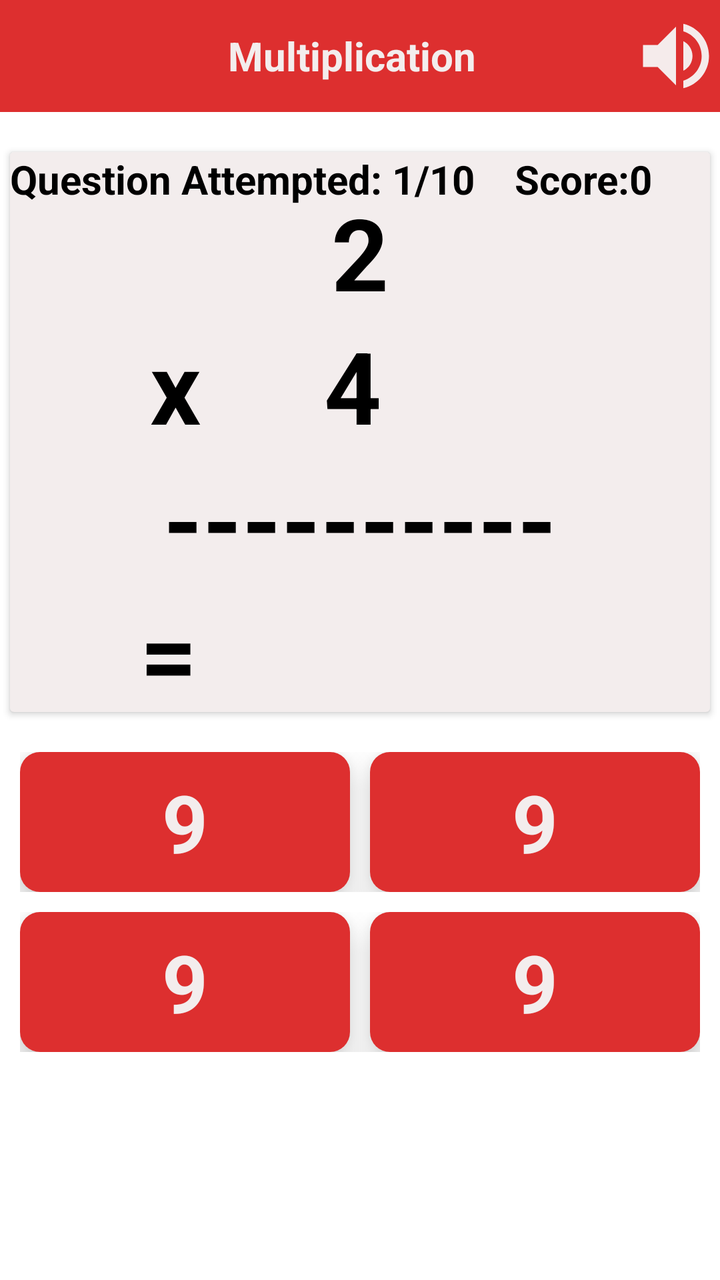
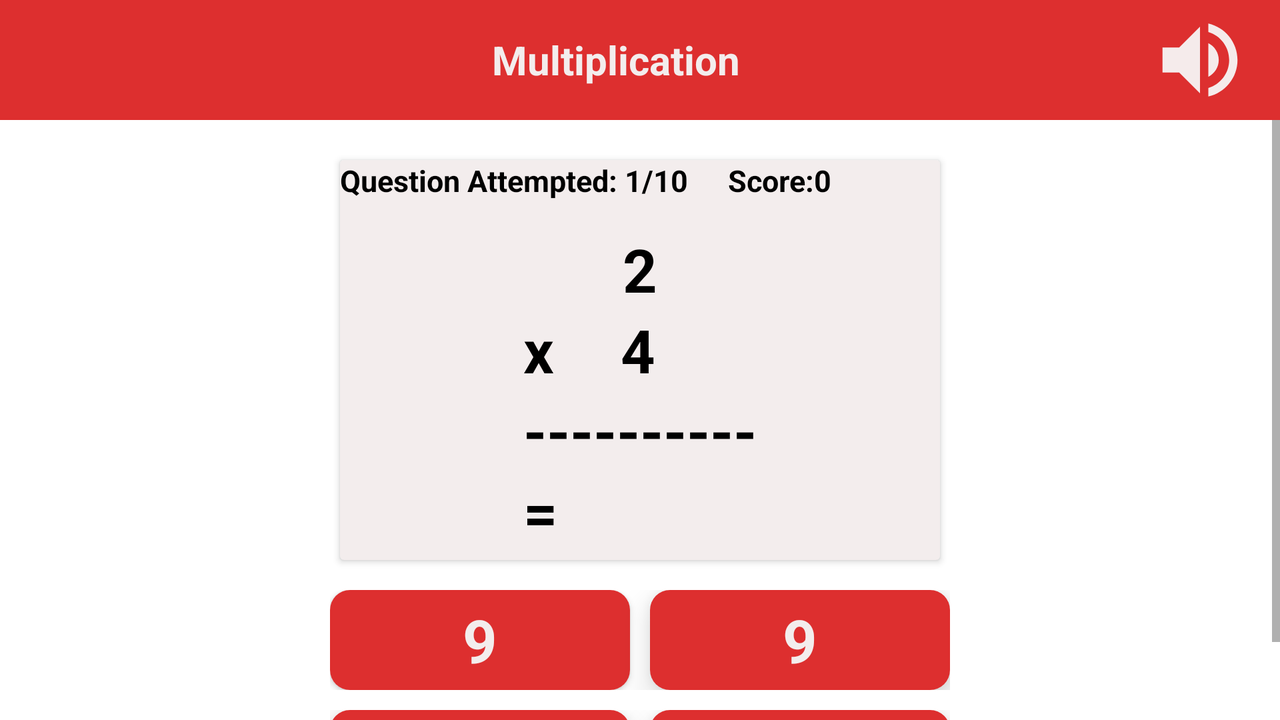

Compare how this app lays out the same screen by default and in its alternative resource folder. The renders come first, then the two layout files and the values they reference.
<!-- AndroidManifest.xml: application theme Theme.Newfreemathgames -->
<!-- res/layout/activity_multiplication.xml -->
<?xml version="1.0" encoding="utf-8"?>
<RelativeLayout xmlns:android="http://schemas.android.com/apk/res/android"
    xmlns:app="http://schemas.android.com/apk/res-auto"
    xmlns:tools="http://schemas.android.com/tools"
    android:layout_width="match_parent"
    android:layout_height="match_parent"
    tools:context=".Multiplication"
    >
    <androidx.appcompat.widget.Toolbar
        android:id="@+id/toolbaradd"
        android:layout_width="match_parent"
        android:layout_height="wrap_content"
        android:background="@color/colorPrimary"
        app:titleTextColor="@color/white">
        <LinearLayout
            android:layout_width="match_parent"
            android:layout_height="wrap_content"
            android:orientation="horizontal">

            <ImageView
                android:id="@+id/backimage"
                android:layout_width="40dp"
                android:layout_height="40dp"
                android:layout_gravity="center"
                android:src="@drawable/ic_baseline_arrow_back_24" />
            <TextView
                android:layout_width="160dp"
                android:layout_height="wrap_content"
                android:text="Multiplication"
                android:textColor="@color/white"
                android:textSize="20dp"
                android:gravity="center"
                android:layout_gravity="center"
                android:layout_marginLeft="40dp"
                android:textStyle="bold"
                />
            <ImageView
                android:id="@+id/music"
                android:layout_width="0dp"
                android:layout_height="50dp"
                android:layout_weight="1"
                android:src="@drawable/ic_baseline_volume_up_24"
                android:layout_marginLeft="60dp"
                android:layout_gravity="center"/>
        </LinearLayout>
    </androidx.appcompat.widget.Toolbar>
    <ScrollView
        android:layout_below="@+id/toolbaradd"
        android:layout_width="match_parent"
        android:layout_height="wrap_content">
    <LinearLayout
        android:layout_marginTop="10dp"
        android:layout_width="match_parent"
        android:layout_height="wrap_content"
        android:orientation="vertical">
    <androidx.cardview.widget.CardView
        android:layout_below="@+id/toolbaradd"
        android:id="@+id/card1"
        android:layout_width="350dp"
        android:layout_height="280dp"
        android:layout_centerHorizontal="true"
        android:layout_marginTop="10dp"
        android:layout_gravity="center"
        android:backgroundTint="@color/white">
        <LinearLayout
            android:layout_width="350dp"
            android:layout_height="wrap_content"
            android:orientation="horizontal">
            <TextView
                android:id="@+id/attemptedquestion"
                android:layout_width="wrap_content"
                android:layout_height="wrap_content"
                android:text="Question Attempted: 1/10"
                android:textSize="20dp"
                android:textColor="@color/black"
                android:textStyle="bold"
                />
            <TextView
                android:id="@+id/score"
                android:layout_width="wrap_content"
                android:layout_height="wrap_content"
                android:text="Score:0"
                android:textSize="20dp"
                android:textColor="@color/black"
                android:textStyle="bold"
                android:layout_marginLeft="20dp"
                />


        </LinearLayout>

        <LinearLayout
            android:layout_width="wrap_content"
            android:layout_height="wrap_content"
            android:layout_gravity="center"
            android:layout_marginTop="10dp"
            android:gravity="center"
            android:orientation="vertical">

            <TextView
                android:id="@+id/num1"
                android:layout_width="80dp"
                android:layout_height="wrap_content"
                android:text="2"
                android:textColor="@color/black"
                android:textSize="50dp"
                android:textStyle="bold"
                android:gravity="center"
                />

            <LinearLayout
                android:layout_width="350dp"
                android:layout_height="wrap_content"
                android:orientation="horizontal"
                android:layout_gravity="center">

                <TextView
                    android:id="@+id/symbol"
                    android:layout_width="0dp"
                    android:textColor="@color/black"
                    android:layout_height="wrap_content"
                    android:layout_marginLeft="70dp"
                    android:layout_weight="1"
                    android:text="x"
                    android:textSize="50dp"
                    android:textStyle="bold"
                    />

                <TextView
                    android:id="@+id/num2"
                    android:layout_width="0dp"
                    android:layout_height="wrap_content"
                    android:layout_marginLeft="-435dp"
                    android:layout_weight="1"
                    android:text="4"
                    android:textColor="@color/black"
                    android:textSize="50dp"
                    android:textStyle="bold"
                    android:gravity="center"/>
            </LinearLayout>

            <TextView
                android:id="@+id/sideline"
                android:layout_width="wrap_content"
                android:layout_height="wrap_content"
                android:text="----------"
                android:textSize="50dp"
                android:textColor="@color/black"
                android:textStyle="bold" />

            <LinearLayout
                android:layout_width="320dp"
                android:layout_height="wrap_content">

                <TextView
                    android:layout_width="0dp"
                    android:layout_height="wrap_content"
                    android:layout_marginLeft="50dp"
                    android:layout_weight="1"
                    android:text="="
                    android:textColor="@color/black"
                    android:textSize="50dp"
                    android:textStyle="bold" />

                <TextView
                    android:id="@+id/answer"
                    android:layout_width="0dp"
                    android:layout_height="wrap_content"
                    android:gravity="center"
                    android:layout_weight="1"
                    android:textColor="@color/black"
                    android:textSize="50dp"
                    android:textStyle="bold" />

                <ImageView
                    android:id="@+id/checkans"
                    android:layout_width="0dp"
                    android:layout_height="60dp"
                    android:textColor="@color/black"
                    android:layout_marginLeft="60dp"
                    android:layout_weight="1" />
            </LinearLayout>
        </LinearLayout>
    </androidx.cardview.widget.CardView>
    <LinearLayout
        android:layout_marginTop="20dp"
        android:layout_below="@+id/card1"
        android:layout_width="match_parent"
        android:layout_height="wrap_content"
        android:orientation="vertical">
        <LinearLayout
            android:paddingLeft="10dp"
            android:paddingRight="10dp"
            android:layout_width="match_parent"
            android:layout_height="wrap_content"
            android:layout_gravity="center">
            <androidx.cardview.widget.CardView
                android:layout_width="0dp"
                android:layout_height="70dp"
                android:layout_weight="1"
                app:cardElevation="10dp"
                app:cardCornerRadius="10dp">
                <TextView
                    android:id="@+id/option1"
                    android:layout_width="match_parent"
                    android:layout_height="70dp"
                    android:text="9"
                    android:background="@color/colorPrimary"
                    android:textColor="@color/white"
                    android:textSize="40dp"
                    android:textStyle="bold"
                    android:gravity="center"/>
            </androidx.cardview.widget.CardView>
            <androidx.cardview.widget.CardView
                android:layout_width="0dp"
                android:layout_height="70dp"
                android:layout_weight="1"
                app:cardElevation="10dp"
                app:cardCornerRadius="10dp"
                android:layout_marginLeft="10dp">
                <TextView
                    android:id="@+id/option2"
                    android:layout_width="match_parent"
                    android:layout_height="70dp"
                    android:text="9"
                    android:background="@color/colorPrimary"
                    android:textColor="@color/white"
                    android:textSize="40dp"
                    android:textStyle="bold"
                    android:gravity="center"/>
            </androidx.cardview.widget.CardView>
        </LinearLayout>
        <LinearLayout
            android:paddingLeft="10dp"
            android:paddingRight="10dp"
            android:layout_width="match_parent"
            android:layout_height="wrap_content"
            android:gravity="center"
            android:layout_marginTop="10dp">
            <androidx.cardview.widget.CardView
                android:layout_width="0dp"
                android:layout_height="70dp"
                android:layout_weight="1"
                app:cardElevation="10dp"
                app:cardCornerRadius="10dp">
                <TextView
                    android:id="@+id/option3"
                    android:layout_width="match_parent"
                    android:layout_height="70dp"
                    android:gravity="center"
                    android:text="9"
                    android:background="@color/colorPrimary"
                    android:textColor="@color/white"
                    android:textSize="40dp"
                    android:textStyle="bold"/>
            </androidx.cardview.widget.CardView>
            <androidx.cardview.widget.CardView
                android:layout_width="0dp"
                android:layout_height="70dp"
                android:layout_weight="1"
                app:cardElevation="10dp"
                app:cardCornerRadius="10dp"
                android:layout_marginLeft="10dp">
                <TextView
                    android:id="@+id/option4"
                    android:layout_width="match_parent"
                    android:layout_height="70dp"
                    android:text="9"
                    android:background="@color/colorPrimary"
                    android:textColor="@color/white"
                    android:textSize="40dp"
                    android:textStyle="bold"
                    android:gravity="center"/>
            </androidx.cardview.widget.CardView>

        </LinearLayout>
    </LinearLayout>
    </LinearLayout>
    </ScrollView>


    //....... facebook banner layout


    <LinearLayout
        android:id="@+id/fb_bannerlayout"
        android:layout_width="match_parent"
        android:layout_height="54dp"
        android:layout_alignParentBottom="true"
        android:layout_centerHorizontal="true"
        android:layout_marginStart="2dp"
        android:layout_marginTop="10dp"
        android:layout_marginEnd="2dp"
        android:layout_marginBottom="10dp"
        android:orientation="vertical"
        android:padding="3dp">

    </LinearLayout>



    
</RelativeLayout>
<!-- resources referenced by this layout -->
<resources>
  <color name="black">#FF000000</color>
  <color name="colorPrimary">#DD2F2F</color>
  <color name="white">#F3EDED</color>
  <!-- drawable ic_baseline_volume_up_24 (drawable) -->
  <vector android:height="24dp" android:tint="#F5EBEB"
      android:viewportHeight="24" android:viewportWidth="24"
      android:width="24dp" xmlns:android="http://schemas.android.com/apk/res/android">
      <path android:fillColor="@android:color/white" android:pathData="M3,9v6h4l5,5L12,4L7,9L3,9zM16.5,12c0,-1.77 -1.02,-3.29 -2.5,-4.03v8.05c1.48,-0.73 2.5,-2.25 2.5,-4.02zM14,3.23v2.06c2.89,0.86 5,3.54 5,6.71s-2.11,5.85 -5,6.71v2.06c4.01,-0.91 7,-4.49 7,-8.77s-2.99,-7.86 -7,-8.77z"/>
  </vector>
  <style name="Theme.Newfreemathgames" parent="Theme.MaterialComponents.DayNight">
          
          <item name="colorPrimary">@color/lightblue</item>
          <item name="android:textColor">@color/white</item>
          <item name="colorPrimaryVariant">@color/purple_700</item>
          <item name="colorOnPrimary">@color/white</item>
          
          <item name="colorSecondary">@color/teal_200</item>
          <item name="colorSecondaryVariant">@color/teal_700</item>
          <item name="colorOnSecondary">#FDF7F7</item>
          
          <item name="android:statusBarColor" tools:targetApi="l">?attr/colorPrimaryVariant</item>
          
      </style>
  <color name="lightblue">#26ade5</color>
  <color name="purple_700">#FF3700B3</color>
  <color name="teal_200">#FF03DAC5</color>
  <color name="teal_700">#FF018786</color>
</resources>
<!-- res/layout-land/activity_multiplication.xml (the repository's variant of the layout above) -->
<!-- drawn on the phone turned sideways -->
<?xml version="1.0" encoding="utf-8"?>
<RelativeLayout xmlns:android="http://schemas.android.com/apk/res/android"
    xmlns:app="http://schemas.android.com/apk/res-auto"
    xmlns:tools="http://schemas.android.com/tools"
    android:layout_width="match_parent"
    android:layout_height="match_parent"
    tools:context=".Multiplication"
    >
    <androidx.appcompat.widget.Toolbar
        android:id="@+id/toolbaradd"
        android:layout_width="match_parent"
        android:layout_height="wrap_content"
        android:background="@color/colorPrimary"
        app:titleTextColor="@color/white">
        <LinearLayout
            android:layout_width="match_parent"
            android:layout_height="wrap_content"
            android:orientation="horizontal">
            <ImageView
                android:id="@+id/backimage"
                android:layout_width="100dp"
                android:layout_height="60dp"
                android:src="@drawable/ic_baseline_arrow_back_24"
                android:padding="10dp"
                android:layout_gravity="center"/>
            <TextView
                android:layout_width="wrap_content"
                android:layout_height="wrap_content"
                android:text="Multiplication"
                android:layout_weight="1"
                android:textColor="@color/white"
                android:textSize="20dp"
                android:layout_gravity="center"
                android:gravity="center"
                android:textStyle="bold"
                />
            <ImageView
                android:id="@+id/music"
                android:layout_width="80dp"
                android:layout_height="50dp"
                android:src="@drawable/ic_baseline_volume_up_24"
                android:layout_marginLeft="60dp"
                android:layout_gravity="center"/>
        </LinearLayout>
    </androidx.appcompat.widget.Toolbar>
    <ScrollView
        android:layout_below="@+id/toolbaradd"
        android:layout_width="match_parent"
        android:layout_height="wrap_content">
        <LinearLayout
            android:layout_marginTop="10dp"
            android:layout_width="match_parent"
            android:layout_height="wrap_content"
            android:orientation="vertical">
            <androidx.cardview.widget.CardView
                android:layout_gravity="center"
                android:id="@+id/card1"
                android:layout_width="300dp"
                android:layout_height="200dp"
                android:layout_marginTop="10dp"
                android:backgroundTint="@color/white">
                <LinearLayout
                    android:layout_width="300dp"
                    android:layout_height="wrap_content"
                    android:orientation="horizontal">
                    <TextView
                        android:id="@+id/attemptedquestion"
                        android:layout_width="wrap_content"
                        android:layout_height="wrap_content"
                        android:text="Question Attempted: 1/10"
                        android:textSize="15dp"
                        android:textColor="@color/black"
                        android:textStyle="bold"
                        />
                    <TextView
                        android:id="@+id/score"
                        android:layout_width="wrap_content"
                        android:layout_height="wrap_content"
                        android:text="Score:0"
                        android:textSize="15dp"
                        android:textStyle="bold"
                        android:textColor="@color/black"
                        android:layout_marginLeft="20dp"
                        />


                </LinearLayout>

                <LinearLayout
                    android:layout_width="wrap_content"
                    android:layout_height="wrap_content"
                    android:layout_gravity="center"
                    android:layout_marginTop="15dp"
                    android:gravity="center"
                    android:orientation="vertical">

                    <TextView
                        android:id="@+id/num1"
                        android:layout_width="wrap_content"
                        android:layout_height="wrap_content"
                        android:text="2"
                        android:textColor="@color/black"
                        android:textSize="30dp"
                        android:textStyle="bold"
                        android:gravity="center"
                        />

                    <LinearLayout
                        android:layout_width="match_parent"
                        android:layout_height="wrap_content"
                        android:orientation="horizontal">

                        <TextView
                            android:id="@+id/symbol"
                            android:layout_weight="1"
                            android:layout_width="0dp"
                            android:textColor="@color/black"
                            android:layout_height="wrap_content"
                            android:text="x"
                            android:textSize="30dp"
                            android:textStyle="bold"
                            />

                        <TextView
                            android:id="@+id/num2"
                            android:layout_width="0dp"
                            android:layout_weight="1"
                            android:layout_height="wrap_content"
                            android:text="4"
                            android:layout_marginRight="40dp"
                            android:textColor="@color/black"
                            android:textSize="30dp"
                            android:textStyle="bold"
                            android:gravity="center"/>
                    </LinearLayout>

                    <TextView
                        android:id="@+id/sideline"
                        android:layout_width="wrap_content"
                        android:layout_height="wrap_content"
                        android:text="----------"
                        android:textSize="30dp"
                        android:textColor="@color/black"
                        android:textStyle="bold" />

                    <LinearLayout
                        android:layout_width="match_parent"
                        android:layout_height="wrap_content">

                        <TextView
                            android:layout_width="wrap_content"
                            android:layout_height="wrap_content"
                            android:text="="
                            android:textColor="@color/black"
                            android:textSize="30dp"
                            android:textStyle="bold" />

                        <TextView
                            android:id="@+id/answer"
                            android:layout_width="0dp"
                            android:layout_height="wrap_content"
                            android:layout_weight="1"
                            android:gravity="center"
                            android:layout_marginLeft="20dp"
                            android:textSize="30dp"
                            android:textColor="@color/black"
                            android:textStyle="bold" />

                        <ImageView
                            android:id="@+id/checkans"
                            android:layout_width="40dp"
                            android:layout_height="40dp"
                            />
                    </LinearLayout>
                </LinearLayout>
            </androidx.cardview.widget.CardView>
            <LinearLayout
                android:layout_marginTop="15dp"
                android:layout_below="@+id/card1"
                android:layout_width="match_parent"
                android:layout_height="wrap_content"
                android:orientation="vertical">
                <LinearLayout
                    android:paddingRight="10dp"
                    android:paddingLeft="10dp"
                    android:layout_width="wrap_content"
                    android:layout_height="wrap_content"
                    android:layout_gravity="center">
                    <androidx.cardview.widget.CardView
                        android:layout_width="150dp"
                        android:layout_height="50dp"
                        app:cardCornerRadius="10dp">
                        <TextView
                            android:id="@+id/option1"
                            android:layout_width="match_parent"
                            android:layout_height="50dp"
                            android:text="9"
                            android:background="@color/colorPrimary"
                            android:textColor="@color/white"
                            android:textSize="30dp"
                            android:textStyle="bold"
                            android:gravity="center"/>
                    </androidx.cardview.widget.CardView>
                    <androidx.cardview.widget.CardView
                        android:layout_width="150dp"
                        android:layout_height="50dp"
                        app:cardElevation="10dp"
                        app:cardCornerRadius="10dp"
                        android:layout_marginLeft="10dp">
                        <TextView
                            android:id="@+id/option2"
                            android:layout_width="match_parent"
                            android:layout_height="50dp"
                            android:text="9"
                            android:background="@color/colorPrimary"
                            android:textColor="@color/white"
                            android:textSize="30dp"
                            android:textStyle="bold"
                            android:gravity="center"/>
                    </androidx.cardview.widget.CardView>
                </LinearLayout>
                <LinearLayout
                    android:paddingLeft="10dp"
                    android:paddingRight="10dp"
                    android:layout_width="wrap_content"
                    android:layout_height="wrap_content"
                    android:gravity="center"
                    android:layout_gravity="center"
                    android:layout_marginTop="10dp">
                    <androidx.cardview.widget.CardView
                        android:layout_width="150dp"
                        android:layout_height="50dp"
                        app:cardElevation="10dp"
                        app:cardCornerRadius="10dp">
                        <TextView
                            android:id="@+id/option3"
                            android:layout_width="match_parent"
                            android:layout_height="50dp"
                            android:gravity="center"
                            android:text="9"
                            android:background="@color/colorPrimary"
                            android:textColor="@color/white"
                            android:textSize="30dp"
                            android:textStyle="bold"/>
                    </androidx.cardview.widget.CardView>
                    <androidx.cardview.widget.CardView
                        android:layout_width="150dp"
                        android:layout_height="50dp"
                        app:cardElevation="10dp"
                        app:cardCornerRadius="10dp"
                        android:layout_marginLeft="10dp">
                        <TextView
                            android:id="@+id/option4"
                            android:layout_width="match_parent"
                            android:layout_height="50dp"
                            android:text="9"
                            android:background="@color/colorPrimary"
                            android:textColor="@color/white"
                            android:textSize="30dp"
                            android:textStyle="bold"
                            android:gravity="center"/>
                    </androidx.cardview.widget.CardView>

                </LinearLayout>
            </LinearLayout>
        </LinearLayout>
    </ScrollView>
    //....... facebook banner layout


    <LinearLayout
        android:id="@+id/fb_bannerlayout"
        android:layout_width="match_parent"
        android:layout_height="54dp"
        android:layout_alignParentBottom="true"
        android:layout_centerHorizontal="true"
        android:layout_marginStart="2dp"
        android:layout_marginTop="10dp"
        android:layout_marginEnd="2dp"
        android:layout_marginBottom="10dp"
        android:orientation="vertical"
        android:padding="3dp">

    </LinearLayout>

</RelativeLayout>
